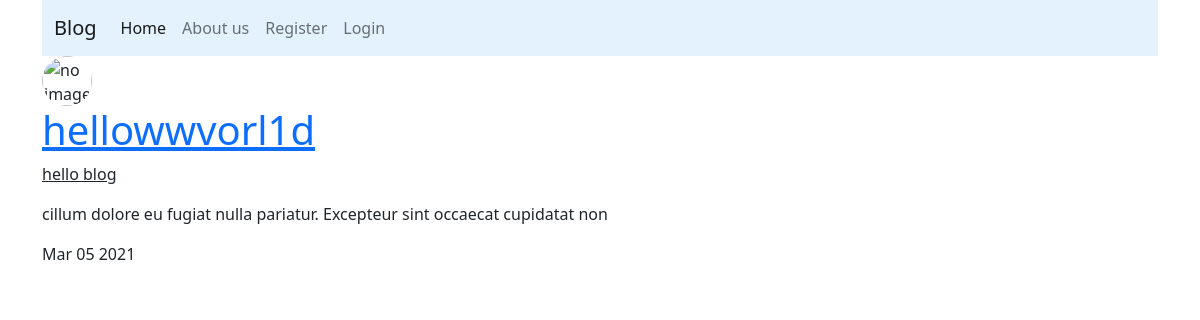
Page /9/ on the committed database.
### blog/models.py (models this page shows, shortened)
class PostModel(models.Model):
    title=models.CharField(max_length=100)
    content = models.TextField()
    date_posted = models.DateTimeField(default=timezone.now)
    auther= models.ForeignKey(User,on_delete=models.CASCADE)

### blog/views.py (the view)
# urls.py: path("<int:pk>/",views.PostModelDetailView.as_view(),name="detail"),
class PostModelDetailView(DetailView):
    model = PostModel

### blog/templates/blog/postmodel_detail.html (shortened to what this page needs)
{% extends 'blog/base.html' %}
{% block bodyblock %}
<div class="jumbotron">
        <img class="rounded-circle account-img" height="50" src="{{user.profilemodel.image.url}}" alt="{{user.username}}  no image" srcset="">
        <h1><a href="{% url 'blog:viewuser' object.auther.username %}"> {{object.auther}}</a></h1>
        <p><u>{{object.title}}</u></p>
        <p>{{object.content}}</p>
        <p>{{object.date_posted|date:" M d Y "}}</p>
</div>
 {% endblock %}

### rows in the picture
PostModel: auther "hellowwvorl1d", title "hello blog", content "cillum dolore eu fugiat nulla pariatur. Excepteur sint occaecat cupidatat non", date_posted "Mar 05 2021"
